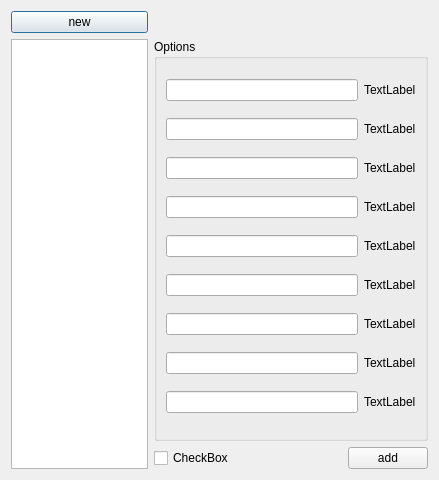
<?xml version="1.0" encoding="UTF-8"?>
<ui version="4.0">
 <class>DialogLocalFields</class>
 <widget class="QDialog" name="DialogLocalFields">
  <property name="geometry">
   <rect>
    <x>0</x>
    <y>0</y>
    <width>439</width>
    <height>480</height>
   </rect>
  </property>
  <property name="windowTitle">
   <string>Dialog</string>
  </property>
  <layout class="QGridLayout" name="gridLayout_2" columnstretch="3,4,0,0">
   <item row="0" column="0">
    <widget class="QPushButton" name="newField">
     <property name="text">
      <string>new</string>
     </property>
    </widget>
   </item>
   <item row="2" column="3">
    <widget class="QPushButton" name="addLocalField">
     <property name="text">
      <string>add</string>
     </property>
    </widget>
   </item>
   <item row="1" column="0" rowspan="2">
    <widget class="QListWidget" name="listWidget"/>
   </item>
   <item row="2" column="1">
    <widget class="QCheckBox" name="checkBox">
     <property name="text">
      <string>CheckBox</string>
     </property>
    </widget>
   </item>
   <item row="1" column="1" colspan="3">
    <widget class="QGroupBox" name="groupBox">
     <property name="title">
      <string>Options</string>
     </property>
     <layout class="QGridLayout" name="gridLayout">
      <item row="0" column="0">
       <widget class="QLineEdit" name="lineEdit1"/>
      </item>
      <item row="0" column="1">
       <widget class="QLabel" name="text1">
        <property name="text">
         <string>TextLabel</string>
        </property>
       </widget>
      </item>
      <item row="1" column="0">
       <widget class="QLineEdit" name="lineEdit2"/>
      </item>
      <item row="1" column="1">
       <widget class="QLabel" name="text2">
        <property name="text">
         <string>TextLabel</string>
        </property>
       </widget>
      </item>
      <item row="2" column="0">
       <widget class="QLineEdit" name="lineEdit3"/>
      </item>
      <item row="2" column="1">
       <widget class="QLabel" name="text3">
        <property name="text">
         <string>TextLabel</string>
        </property>
       </widget>
      </item>
      <item row="3" column="0">
       <widget class="QLineEdit" name="lineEdit4"/>
      </item>
      <item row="3" column="1">
       <widget class="QLabel" name="text4">
        <property name="text">
         <string>TextLabel</string>
        </property>
       </widget>
      </item>
      <item row="4" column="0">
       <widget class="QLineEdit" name="lineEdit5"/>
      </item>
      <item row="4" column="1">
       <widget class="QLabel" name="text5">
        <property name="text">
         <string>TextLabel</string>
        </property>
       </widget>
      </item>
      <item row="5" column="0">
       <widget class="QLineEdit" name="lineEdit6"/>
      </item>
      <item row="5" column="1">
       <widget class="QLabel" name="text6">
        <property name="text">
         <string>TextLabel</string>
        </property>
       </widget>
      </item>
      <item row="6" column="0">
       <widget class="QLineEdit" name="lineEdit7"/>
      </item>
      <item row="6" column="1">
       <widget class="QLabel" name="text7">
        <property name="text">
         <string>TextLabel</string>
        </property>
       </widget>
      </item>
      <item row="7" column="0">
       <widget class="QLineEdit" name="lineEdit8"/>
      </item>
      <item row="7" column="1">
       <widget class="QLabel" name="text8">
        <property name="text">
         <string>TextLabel</string>
        </property>
       </widget>
      </item>
      <item row="8" column="0">
       <widget class="QLineEdit" name="lineEdit9"/>
      </item>
      <item row="8" column="1">
       <widget class="QLabel" name="text9">
        <property name="text">
         <string>TextLabel</string>
        </property>
       </widget>
      </item>
     </layout>
    </widget>
   </item>
  </layout>
 </widget>
 <resources/>
 <connections/>
</ui>
